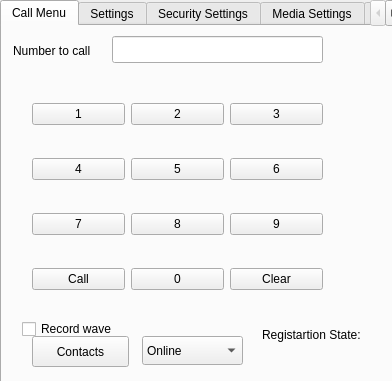
<?xml version="1.0" encoding="UTF-8"?>
<ui version="4.0">
 <class>Form</class>
 <widget class="QWidget" name="Form">
  <property name="geometry">
   <rect>
    <x>0</x>
    <y>0</y>
    <width>392</width>
    <height>381</height>
   </rect>
  </property>
  <property name="windowTitle">
   <string>TelSimple</string>
  </property>
  <widget class="QTabWidget" name="tabWidget">
   <property name="geometry">
    <rect>
     <x>0</x>
     <y>0</y>
     <width>401</width>
     <height>391</height>
    </rect>
   </property>
   <property name="currentIndex">
    <number>0</number>
   </property>
   <widget class="QWidget" name="tab">
    <attribute name="title">
     <string>Call Menu</string>
    </attribute>
    <widget class="QWidget" name="gridLayoutWidget">
     <property name="geometry">
      <rect>
       <x>30</x>
       <y>50</y>
       <width>291</width>
       <height>241</height>
      </rect>
     </property>
     <layout class="QGridLayout" name="gridLayout">
      <item row="2" column="0">
       <widget class="QPushButton" name="butCall7">
        <property name="text">
         <string>7</string>
        </property>
       </widget>
      </item>
      <item row="1" column="0">
       <widget class="QPushButton" name="butCall4">
        <property name="text">
         <string>4</string>
        </property>
       </widget>
      </item>
      <item row="1" column="2">
       <widget class="QPushButton" name="butCall6">
        <property name="text">
         <string>6</string>
        </property>
       </widget>
      </item>
      <item row="0" column="0">
       <widget class="QPushButton" name="butCall1">
        <property name="text">
         <string>1</string>
        </property>
       </widget>
      </item>
      <item row="1" column="1">
       <widget class="QPushButton" name="butCall5">
        <property name="text">
         <string>5</string>
        </property>
       </widget>
      </item>
      <item row="0" column="1">
       <widget class="QPushButton" name="butCall2">
        <property name="text">
         <string>2</string>
        </property>
       </widget>
      </item>
      <item row="2" column="2">
       <widget class="QPushButton" name="butCall9">
        <property name="text">
         <string>9</string>
        </property>
       </widget>
      </item>
      <item row="2" column="1">
       <widget class="QPushButton" name="butCall8">
        <property name="text">
         <string>8</string>
        </property>
       </widget>
      </item>
      <item row="0" column="2">
       <widget class="QPushButton" name="butCall3">
        <property name="text">
         <string>3</string>
        </property>
       </widget>
      </item>
      <item row="3" column="0">
       <widget class="QPushButton" name="butCallCall">
        <property name="text">
         <string>Call</string>
        </property>
       </widget>
      </item>
      <item row="3" column="1">
       <widget class="QPushButton" name="butCall0">
        <property name="text">
         <string>0</string>
        </property>
       </widget>
      </item>
      <item row="3" column="2">
       <widget class="QPushButton" name="butCallHangup">
        <property name="text">
         <string>Clear</string>
        </property>
       </widget>
      </item>
     </layout>
    </widget>
    <widget class="QLineEdit" name="leCallNumber">
     <property name="geometry">
      <rect>
       <x>110</x>
       <y>10</y>
       <width>211</width>
       <height>27</height>
      </rect>
     </property>
    </widget>
    <widget class="QLabel" name="label">
     <property name="geometry">
      <rect>
       <x>11</x>
       <y>14</y>
       <width>101</width>
       <height>21</height>
      </rect>
     </property>
     <property name="text">
      <string>Number to call</string>
     </property>
    </widget>
    <widget class="QLabel" name="label_6">
     <property name="geometry">
      <rect>
       <x>260</x>
       <y>300</y>
       <width>131</width>
       <height>17</height>
      </rect>
     </property>
     <property name="text">
      <string>Registartion State:</string>
     </property>
    </widget>
    <widget class="QLabel" name="laRegState">
     <property name="geometry">
      <rect>
       <x>360</x>
       <y>320</y>
       <width>21</width>
       <height>17</height>
      </rect>
     </property>
     <property name="autoFillBackground">
      <bool>false</bool>
     </property>
     <property name="text">
      <string/>
     </property>
    </widget>
    <widget class="QCheckBox" name="cbWave">
     <property name="geometry">
      <rect>
       <x>20</x>
       <y>290</y>
       <width>121</width>
       <height>26</height>
      </rect>
     </property>
     <property name="text">
      <string>Record wave</string>
     </property>
    </widget>
    <widget class="QPushButton" name="butContacts">
     <property name="geometry">
      <rect>
       <x>30</x>
       <y>310</y>
       <width>97</width>
       <height>31</height>
      </rect>
     </property>
     <property name="text">
      <string>Contacts</string>
     </property>
    </widget>
    <widget class="QComboBox" name="cbPresence">
     <property name="geometry">
      <rect>
       <x>140</x>
       <y>310</y>
       <width>101</width>
       <height>29</height>
      </rect>
     </property>
     <item>
      <property name="text">
       <string>Online</string>
      </property>
     </item>
     <item>
      <property name="text">
       <string>Offline</string>
      </property>
     </item>
     <item>
      <property name="text">
       <string>Away</string>
      </property>
     </item>
     <item>
      <property name="text">
       <string>Busy</string>
      </property>
     </item>
    </widget>
   </widget>
   <widget class="QWidget" name="tab_2">
    <attribute name="title">
     <string>Settings</string>
    </attribute>
    <widget class="QLabel" name="label_2">
     <property name="geometry">
      <rect>
       <x>10</x>
       <y>10</y>
       <width>64</width>
       <height>17</height>
      </rect>
     </property>
     <property name="text">
      <string>Sip Name:</string>
     </property>
    </widget>
    <widget class="QLabel" name="label_3">
     <property name="geometry">
      <rect>
       <x>10</x>
       <y>130</y>
       <width>181</width>
       <height>16</height>
      </rect>
     </property>
     <property name="text">
      <string>Sip Server IP or HostName</string>
     </property>
    </widget>
    <widget class="QLabel" name="label_4">
     <property name="geometry">
      <rect>
       <x>10</x>
       <y>190</y>
       <width>111</width>
       <height>16</height>
      </rect>
     </property>
     <property name="text">
      <string>Sip Server Port</string>
     </property>
    </widget>
    <widget class="QLabel" name="label_5">
     <property name="geometry">
      <rect>
       <x>10</x>
       <y>70</y>
       <width>71</width>
       <height>16</height>
      </rect>
     </property>
     <property name="text">
      <string>Sip Secret</string>
     </property>
    </widget>
    <widget class="QLineEdit" name="leSettingsName">
     <property name="geometry">
      <rect>
       <x>10</x>
       <y>30</y>
       <width>311</width>
       <height>27</height>
      </rect>
     </property>
    </widget>
    <widget class="QLineEdit" name="leSettingsSecret">
     <property name="geometry">
      <rect>
       <x>10</x>
       <y>90</y>
       <width>311</width>
       <height>27</height>
      </rect>
     </property>
    </widget>
    <widget class="QLineEdit" name="leSettingsIP">
     <property name="geometry">
      <rect>
       <x>10</x>
       <y>150</y>
       <width>311</width>
       <height>27</height>
      </rect>
     </property>
    </widget>
    <widget class="QLineEdit" name="leSettingsPort">
     <property name="geometry">
      <rect>
       <x>10</x>
       <y>210</y>
       <width>311</width>
       <height>27</height>
      </rect>
     </property>
    </widget>
    <widget class="QPushButton" name="butSettingsSave">
     <property name="geometry">
      <rect>
       <x>250</x>
       <y>310</y>
       <width>111</width>
       <height>27</height>
      </rect>
     </property>
     <property name="text">
      <string>Save Settings</string>
     </property>
    </widget>
    <widget class="QPushButton" name="butSettingsLoad">
     <property name="geometry">
      <rect>
       <x>130</x>
       <y>310</y>
       <width>111</width>
       <height>27</height>
      </rect>
     </property>
     <property name="text">
      <string>Load Settings</string>
     </property>
    </widget>
    <widget class="QCheckBox" name="cbSettingsStun">
     <property name="geometry">
      <rect>
       <x>10</x>
       <y>250</y>
       <width>96</width>
       <height>22</height>
      </rect>
     </property>
     <property name="text">
      <string>Stun</string>
     </property>
    </widget>
    <widget class="QLineEdit" name="leSettingsStun">
     <property name="geometry">
      <rect>
       <x>10</x>
       <y>270</y>
       <width>311</width>
       <height>27</height>
      </rect>
     </property>
    </widget>
    <widget class="QPushButton" name="butSettingsCreate">
     <property name="geometry">
      <rect>
       <x>10</x>
       <y>310</y>
       <width>111</width>
       <height>27</height>
      </rect>
     </property>
     <property name="text">
      <string>Create New</string>
     </property>
    </widget>
   </widget>
   <widget class="QWidget" name="tab_3">
    <attribute name="title">
     <string>Security Settings</string>
    </attribute>
    <widget class="QLabel" name="label_9">
     <property name="geometry">
      <rect>
       <x>20</x>
       <y>170</y>
       <width>131</width>
       <height>21</height>
      </rect>
     </property>
     <property name="text">
      <string>Machine Certificate:</string>
     </property>
    </widget>
    <widget class="QCheckBox" name="cbSecureSecure">
     <property name="geometry">
      <rect>
       <x>10</x>
       <y>100</y>
       <width>184</width>
       <height>26</height>
      </rect>
     </property>
     <property name="text">
      <string>Use secure call settings</string>
     </property>
    </widget>
    <widget class="QRadioButton" name="rbSecureSRTP">
     <property name="geometry">
      <rect>
       <x>30</x>
       <y>120</y>
       <width>109</width>
       <height>26</height>
      </rect>
     </property>
     <property name="text">
      <string>Only SRTP</string>
     </property>
    </widget>
    <widget class="QRadioButton" name="rbSecureTLS">
     <property name="geometry">
      <rect>
       <x>30</x>
       <y>150</y>
       <width>141</width>
       <height>26</height>
      </rect>
     </property>
     <property name="text">
      <string>SRTP with TLS</string>
     </property>
    </widget>
    <widget class="QLineEdit" name="leSecureMachineCert">
     <property name="geometry">
      <rect>
       <x>20</x>
       <y>200</y>
       <width>301</width>
       <height>33</height>
      </rect>
     </property>
    </widget>
    <widget class="QLineEdit" name="leSecurePrivKey">
     <property name="geometry">
      <rect>
       <x>20</x>
       <y>270</y>
       <width>301</width>
       <height>33</height>
      </rect>
     </property>
    </widget>
    <widget class="QLabel" name="label_8">
     <property name="geometry">
      <rect>
       <x>20</x>
       <y>240</y>
       <width>131</width>
       <height>21</height>
      </rect>
     </property>
     <property name="text">
      <string>Private Key:</string>
     </property>
    </widget>
    <widget class="QPushButton" name="butSecureMachineCert">
     <property name="geometry">
      <rect>
       <x>330</x>
       <y>200</y>
       <width>41</width>
       <height>31</height>
      </rect>
     </property>
     <property name="text">
      <string>G</string>
     </property>
    </widget>
    <widget class="QPushButton" name="butSecurePrivateKey">
     <property name="geometry">
      <rect>
       <x>330</x>
       <y>270</y>
       <width>41</width>
       <height>31</height>
      </rect>
     </property>
     <property name="text">
      <string>G</string>
     </property>
    </widget>
    <widget class="QPushButton" name="butSecureSave">
     <property name="geometry">
      <rect>
       <x>80</x>
       <y>310</y>
       <width>97</width>
       <height>31</height>
      </rect>
     </property>
     <property name="text">
      <string>Save Settings</string>
     </property>
    </widget>
    <widget class="QPushButton" name="butSecureLoad">
     <property name="geometry">
      <rect>
       <x>200</x>
       <y>310</y>
       <width>97</width>
       <height>31</height>
      </rect>
     </property>
     <property name="text">
      <string>Load Settings</string>
     </property>
    </widget>
    <widget class="QCheckBox" name="checkBox">
     <property name="geometry">
      <rect>
       <x>10</x>
       <y>70</y>
       <width>98</width>
       <height>26</height>
      </rect>
     </property>
     <property name="text">
      <string>NSA mode</string>
     </property>
    </widget>
    <widget class="QGroupBox" name="groupBox">
     <property name="geometry">
      <rect>
       <x>0</x>
       <y>0</y>
       <width>120</width>
       <height>71</height>
      </rect>
     </property>
     <property name="font">
      <font>
       <weight>50</weight>
       <bold>false</bold>
      </font>
     </property>
     <property name="title">
      <string>Transport type</string>
     </property>
     <property name="checkable">
      <bool>false</bool>
     </property>
     <widget class="QRadioButton" name="rbSecureUDP">
      <property name="geometry">
       <rect>
        <x>0</x>
        <y>40</y>
        <width>109</width>
        <height>26</height>
       </rect>
      </property>
      <property name="text">
       <string>UPD</string>
      </property>
     </widget>
     <widget class="QRadioButton" name="rbSecureTCP">
      <property name="geometry">
       <rect>
        <x>0</x>
        <y>20</y>
        <width>109</width>
        <height>26</height>
       </rect>
      </property>
      <property name="text">
       <string>TCP</string>
      </property>
     </widget>
    </widget>
   </widget>
   <widget class="QWidget" name="tab_4">
    <attribute name="title">
     <string>Media Settings</string>
    </attribute>
    <widget class="QScrollArea" name="scrollArea">
     <property name="geometry">
      <rect>
       <x>0</x>
       <y>0</y>
       <width>391</width>
       <height>341</height>
      </rect>
     </property>
     <property name="verticalScrollBarPolicy">
      <enum>Qt::ScrollBarAlwaysOn</enum>
     </property>
     <property name="horizontalScrollBarPolicy">
      <enum>Qt::ScrollBarAlwaysOff</enum>
     </property>
     <property name="widgetResizable">
      <bool>false</bool>
     </property>
     <widget class="QWidget" name="scrollAreaWidgetContents">
      <property name="geometry">
       <rect>
        <x>0</x>
        <y>0</y>
        <width>376</width>
        <height>339</height>
       </rect>
      </property>
     </widget>
    </widget>
   </widget>
   <widget class="QWidget" name="tab_5">
    <attribute name="title">
     <string>Codec Settings</string>
    </attribute>
   </widget>
   <widget class="QWidget" name="tab_6">
    <attribute name="title">
     <string>Sound Device</string>
    </attribute>
    <widget class="QPushButton" name="soundDevices">
     <property name="geometry">
      <rect>
       <x>150</x>
       <y>220</y>
       <width>111</width>
       <height>31</height>
      </rect>
     </property>
     <property name="text">
      <string>Show Devices</string>
     </property>
    </widget>
    <widget class="QLabel" name="label_7">
     <property name="geometry">
      <rect>
       <x>0</x>
       <y>300</y>
       <width>91</width>
       <height>21</height>
      </rect>
     </property>
     <property name="text">
      <string>Playback ID</string>
     </property>
    </widget>
    <widget class="QLineEdit" name="soundPlaybackID">
     <property name="geometry">
      <rect>
       <x>90</x>
       <y>300</y>
       <width>113</width>
       <height>33</height>
      </rect>
     </property>
    </widget>
    <widget class="QPushButton" name="soundSave">
     <property name="geometry">
      <rect>
       <x>210</x>
       <y>280</y>
       <width>97</width>
       <height>31</height>
      </rect>
     </property>
     <property name="text">
      <string>Save</string>
     </property>
    </widget>
    <widget class="QLabel" name="label_10">
     <property name="geometry">
      <rect>
       <x>0</x>
       <y>260</y>
       <width>81</width>
       <height>21</height>
      </rect>
     </property>
     <property name="text">
      <string>Capture ID</string>
     </property>
    </widget>
    <widget class="QLineEdit" name="soundCaptureID">
     <property name="geometry">
      <rect>
       <x>90</x>
       <y>260</y>
       <width>113</width>
       <height>33</height>
      </rect>
     </property>
    </widget>
    <widget class="QTextEdit" name="soundTextEdit">
     <property name="geometry">
      <rect>
       <x>10</x>
       <y>10</y>
       <width>371</width>
       <height>191</height>
      </rect>
     </property>
    </widget>
   </widget>
  </widget>
 </widget>
 <resources/>
 <connections/>
</ui>
